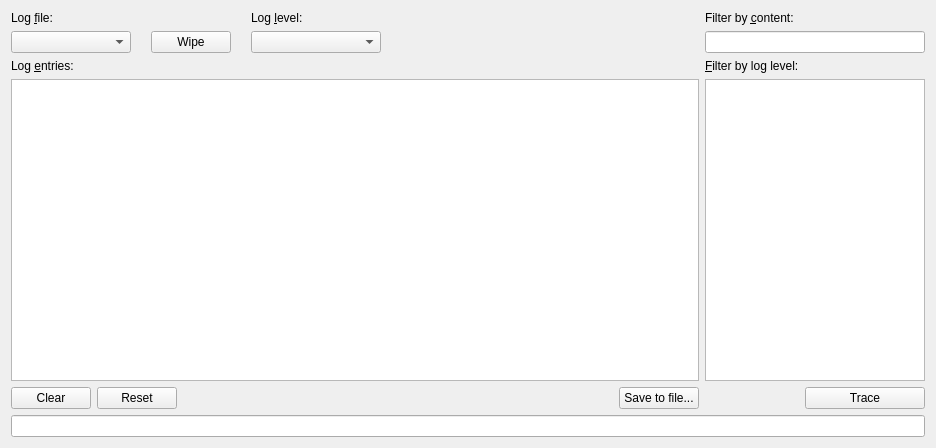
<?xml version="1.0" encoding="UTF-8"?>
<ui version="4.0">
 <class>LogViewerWidget</class>
 <widget class="QWidget" name="LogViewerWidget">
  <property name="geometry">
   <rect>
    <x>0</x>
    <y>0</y>
    <width>936</width>
    <height>448</height>
   </rect>
  </property>
  <property name="windowTitle">
   <string>Log viewer</string>
  </property>
  <layout class="QGridLayout" name="gridLayout">
   <item row="0" column="0">
    <layout class="QGridLayout" name="logFileAndLevelGridLayout">
     <property name="horizontalSpacing">
      <number>20</number>
     </property>
     <item row="0" column="0">
      <widget class="QLabel" name="logFileLabel">
       <property name="text">
        <string>Log &amp;file:</string>
       </property>
       <property name="buddy">
        <cstring>logFileComboBox</cstring>
       </property>
      </widget>
     </item>
     <item row="1" column="2">
      <widget class="QComboBox" name="logLevelComboBox">
       <property name="sizePolicy">
        <sizepolicy hsizetype="Fixed" vsizetype="Fixed">
         <horstretch>0</horstretch>
         <verstretch>0</verstretch>
        </sizepolicy>
       </property>
       <property name="minimumSize">
        <size>
         <width>130</width>
         <height>0</height>
        </size>
       </property>
       <property name="maximumSize">
        <size>
         <width>130</width>
         <height>16777215</height>
        </size>
       </property>
      </widget>
     </item>
     <item row="0" column="2">
      <widget class="QLabel" name="logLevelLabel">
       <property name="text">
        <string>Log &amp;level:</string>
       </property>
       <property name="buddy">
        <cstring>logLevelComboBox</cstring>
       </property>
      </widget>
     </item>
     <item row="1" column="0">
      <widget class="QComboBox" name="logFileComboBox">
       <property name="minimumSize">
        <size>
         <width>120</width>
         <height>0</height>
        </size>
       </property>
       <property name="maximumSize">
        <size>
         <width>220</width>
         <height>16777215</height>
        </size>
       </property>
      </widget>
     </item>
     <item row="1" column="3">
      <spacer name="logFileAndLevelHorizontalSpacer">
       <property name="orientation">
        <enum>Qt::Horizontal</enum>
       </property>
       <property name="sizeType">
        <enum>QSizePolicy::Expanding</enum>
       </property>
       <property name="sizeHint" stdset="0">
        <size>
         <width>10</width>
         <height>20</height>
        </size>
       </property>
      </spacer>
     </item>
     <item row="1" column="1">
      <widget class="QPushButton" name="logFileWipePushButton">
       <property name="text">
        <string>Wipe</string>
       </property>
       <property name="icon">
        <iconset theme="edit-delete">
         <normaloff>.</normaloff>.</iconset>
       </property>
      </widget>
     </item>
    </layout>
   </item>
   <item row="0" column="1">
    <layout class="QVBoxLayout" name="filterByContentVerticalLayout">
     <item>
      <widget class="QLabel" name="filterByContentLabel">
       <property name="text">
        <string>Filter by &amp;content:</string>
       </property>
       <property name="buddy">
        <cstring>filterByContentLineEdit</cstring>
       </property>
      </widget>
     </item>
     <item>
      <widget class="QLineEdit" name="filterByContentLineEdit">
       <property name="sizePolicy">
        <sizepolicy hsizetype="Preferred" vsizetype="Fixed">
         <horstretch>0</horstretch>
         <verstretch>0</verstretch>
        </sizepolicy>
       </property>
      </widget>
     </item>
    </layout>
   </item>
   <item row="1" column="0">
    <layout class="QVBoxLayout" name="logEntriesVerticalLayout">
     <item>
      <widget class="QLabel" name="logEntriesLabel">
       <property name="text">
        <string>Log &amp;entries:</string>
       </property>
       <property name="buddy">
        <cstring>logEntriesTableView</cstring>
       </property>
      </widget>
     </item>
     <item>
      <widget class="QTableView" name="logEntriesTableView">
       <property name="contextMenuPolicy">
        <enum>Qt::CustomContextMenu</enum>
       </property>
       <property name="selectionMode">
        <enum>QAbstractItemView::ContiguousSelection</enum>
       </property>
       <property name="selectionBehavior">
        <enum>QAbstractItemView::SelectRows</enum>
       </property>
      </widget>
     </item>
    </layout>
   </item>
   <item row="1" column="1">
    <layout class="QVBoxLayout" name="filterByLogLevelVerticalLayout">
     <item>
      <widget class="QLabel" name="label">
       <property name="text">
        <string>&amp;Filter by log level:</string>
       </property>
       <property name="buddy">
        <cstring>filterByLogLevelTableWidget</cstring>
       </property>
      </widget>
     </item>
     <item>
      <widget class="QTableWidget" name="filterByLogLevelTableWidget">
       <property name="sizePolicy">
        <sizepolicy hsizetype="Preferred" vsizetype="Expanding">
         <horstretch>0</horstretch>
         <verstretch>0</verstretch>
        </sizepolicy>
       </property>
       <property name="maximumSize">
        <size>
         <width>220</width>
         <height>16777215</height>
        </size>
       </property>
      </widget>
     </item>
    </layout>
   </item>
   <item row="2" column="0">
    <layout class="QHBoxLayout" name="leftButtonsHorizontalLayout">
     <item>
      <widget class="QPushButton" name="clearPushButton">
       <property name="text">
        <string>Clear</string>
       </property>
      </widget>
     </item>
     <item>
      <widget class="QPushButton" name="resetPushButton">
       <property name="text">
        <string>Reset</string>
       </property>
      </widget>
     </item>
     <item>
      <spacer name="leftButtonsHorizontalSpacer">
       <property name="orientation">
        <enum>Qt::Horizontal</enum>
       </property>
       <property name="sizeHint" stdset="0">
        <size>
         <width>40</width>
         <height>20</height>
        </size>
       </property>
      </spacer>
     </item>
     <item>
      <widget class="QPushButton" name="saveToFilePushButton">
       <property name="text">
        <string>Save to file...</string>
       </property>
      </widget>
     </item>
    </layout>
   </item>
   <item row="2" column="1">
    <layout class="QHBoxLayout" name="tracePushButtonHorizontalLayout">
     <item>
      <spacer name="tracePushButtonHorizontalSpacer">
       <property name="orientation">
        <enum>Qt::Horizontal</enum>
       </property>
       <property name="sizeType">
        <enum>QSizePolicy::Ignored</enum>
       </property>
       <property name="sizeHint" stdset="0">
        <size>
         <width>100</width>
         <height>20</height>
        </size>
       </property>
      </spacer>
     </item>
     <item>
      <widget class="QPushButton" name="tracePushButton">
       <property name="sizePolicy">
        <sizepolicy hsizetype="Minimum" vsizetype="Fixed">
         <horstretch>0</horstretch>
         <verstretch>0</verstretch>
        </sizepolicy>
       </property>
       <property name="text">
        <string>Trace</string>
       </property>
       <property name="checkable">
        <bool>true</bool>
       </property>
      </widget>
     </item>
    </layout>
   </item>
   <item row="3" column="0" colspan="2">
    <widget class="QLineEdit" name="statusBarLineEdit">
     <property name="readOnly">
      <bool>true</bool>
     </property>
    </widget>
   </item>
  </layout>
 </widget>
 <resources/>
 <connections/>
</ui>
